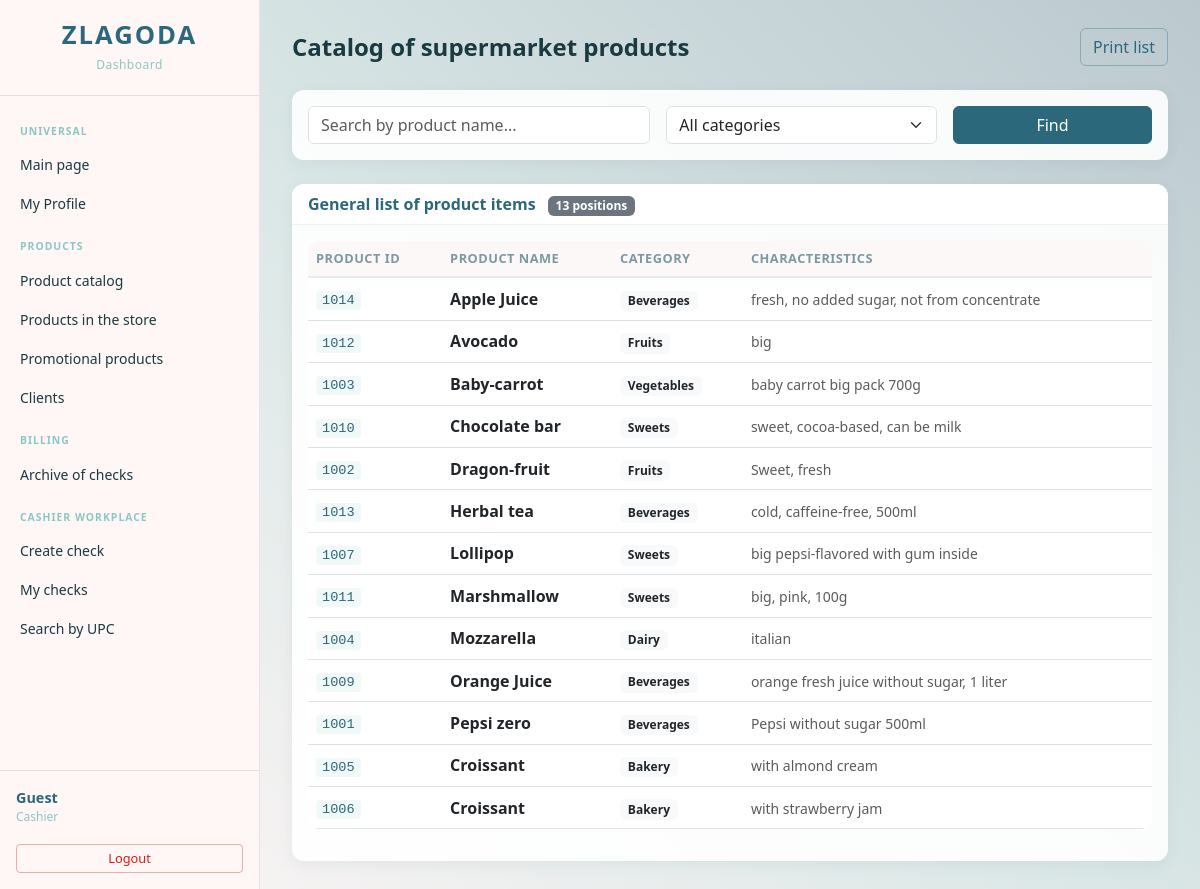
The app's page /products/ (signed in), older data.
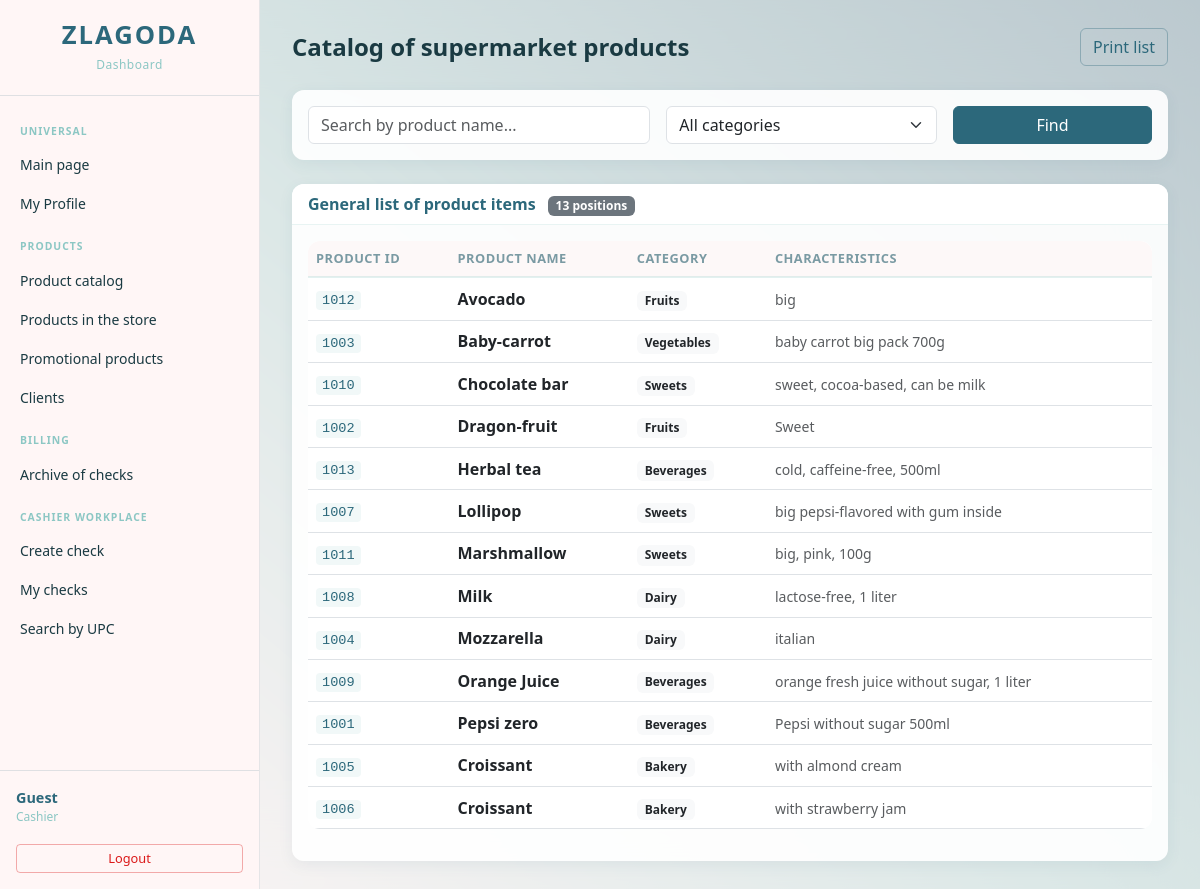
The same page, newer data.
### tables this page shows
CREATE TABLE Product(
        id_product INTEGER PRIMARY KEY,
        category_number INTEGER NOT NULL,
        product_name TEXT NOT NULL, 
        characteristics TEXT,
        FOREIGN KEY (category_number) REFERENCES Category(category_number)
            ON UPDATE CASCADE ON DELETE NO ACTION
    );

CREATE TABLE Category(
        category_number INTEGER PRIMARY KEY AUTOINCREMENT,
        category_name TEXT NOT NULL 
    );

### backend/product.py (the view)
@product_bp.route('/')
@login_required
def manage_products():
    cat_filter = request.args.get('category_id', '')
    search_name = request.args.get('search_name', '').strip()
    query = '''
        SELECT p.*, c.category_name FROM Product p
        JOIN Category c ON p.category_number = c.category_number
        WHERE 1=1
    '''
    params = []
    if cat_filter:
        query += " AND p.category_number = ?"
        params.append(cat_filter)
    if search_name:
        query += " AND LOWER(p.product_name) LIKE LOWER(?)"
        params.append(f'%{search_name}%')
    query += " ORDER BY p.product_name"
    conn = get_db_connection()
    products = conn.execute(query, params).fetchall()
    categories = conn.execute('SELECT * FROM Category ORDER BY category_name').fetchall()
    conn.close()
    return render_template('product/list.html',
                           products=products,
                           categories=categories,
                           cat_filter=cat_filter,
                           search_name=search_name)

### app.py (called while the page is built)
@app.context_processor
def inject_today():
    return {'today': date.today().strftime('%Y-%m-%d')}

### backend/initdb.py (called while the page is built)
def get_db_connection():
    conn = sqlite3.connect(DB_PATH)
    conn.row_factory = sqlite3.Row
    conn.execute("PRAGMA foreign_keys = ON;")
    return conn

### templates/product/list.html (shortened to what this page needs)
{% extends 'base.html' %}
{% block content %}
<div class="d-flex justify-content-between align-items-center mb-4">
    <h1 class="page-title m-0">Catalog of supermarket products</h1>
    <div class="d-flex gap-2">
        {% if session.get('role') == 'Manager' %}
            <a href="{{ url_for('analytics.print_report', report_type='products', search_name=request.args.get('search_name', ''), category_number=request.args.get('category_id', '')) }}"
               target="_blank" class="btn btn-outline-secondary">
                Print report
            </a>
            <a href="{{ url_for('product.add_product') }}" class="btn btn-primary">
                Add new product
            </a>
        {% elif session.get('role') == 'Cashier' %}
            <a href="{{ url_for('analytics.print_report', report_type='products', search_name=request.args.get('search_name', ''), category_number=request.args.get('category_id', '')) }}"
               target="_blank" class="btn btn-outline-secondary">
                Print list
            </a>
        {% endif %}
    </div>
</div>
<div class="card mb-4">
    <div class="card-body">
        <form method="GET" action="{{ url_for('product.manage_products') }}" class="row g-3">
            <div class="col-md-5">
                <input type="text" name="search_name" class="form-control"
                       placeholder="Search by product name..."
                       value="{{ search_name }}">
            </div>
            <div class="col-md-4">
                <select name="category_id" class="form-select">
                    <option value="">All categories</option>
                </select>
            </div>
            <div class="col-md-3">
                <button type="submit" class="btn btn-primary w-100">Find</button>
            </div>
        </form>
    </div>
</div>
<div class="card">
    <div class="card-header">
        General list of product items
        {% if products %}
            <span class="badge bg-secondary ms-2">{{ products|length }} positions</span>
        {% endif %}
    </div>
    <div class="card-body">
        <div class="table-responsive">
            <table class="table table-hover align-middle">
                <thead>
                    <tr>
                        <th>Product ID</th>
                        <th>Product name</th>
                        <th>Category</th>
                        <th>Characteristics</th>
                    </tr>
                </thead>
                <tbody>
                    {% for prod in products %}
                    <tr>
                        <td><code>{{ prod.id_product }}</code></td>
                        <td><strong>{{ prod.product_name }}</strong></td>
                        <td><span class="badge bg-light text-dark">{{ prod.category_name }}</span></td>
                        <td class="text-muted"><small>{{ prod.characteristics or 'No description' }}</small></td>
                    </tr>
                    {% else %}
                    <tr>
                        <td colspan="{% if session.get('role') == 'Manager' %}5{% else %}4{% endif %}"
                            class="text-center text-muted py-4">No products found in the catalog</td>
                    </tr>
                    {% endfor %}
                </tbody>
            </table>
        </div>
    </div>
</div>
{% endblock %}

Row changes from the older to the newer data that the page shows:
removed Product: id_product "1014", product_name "Apple Juice", category_name "Beverages", characteristics "fresh, no added sugar, not from concentrate"
changed Product "Dragon-fruit": characteristics "Sweet, fresh" → "Sweet"
added Product: id_product "1008", product_name "Milk", category_name "Dairy", characteristics "lactose-free, 1 liter"
